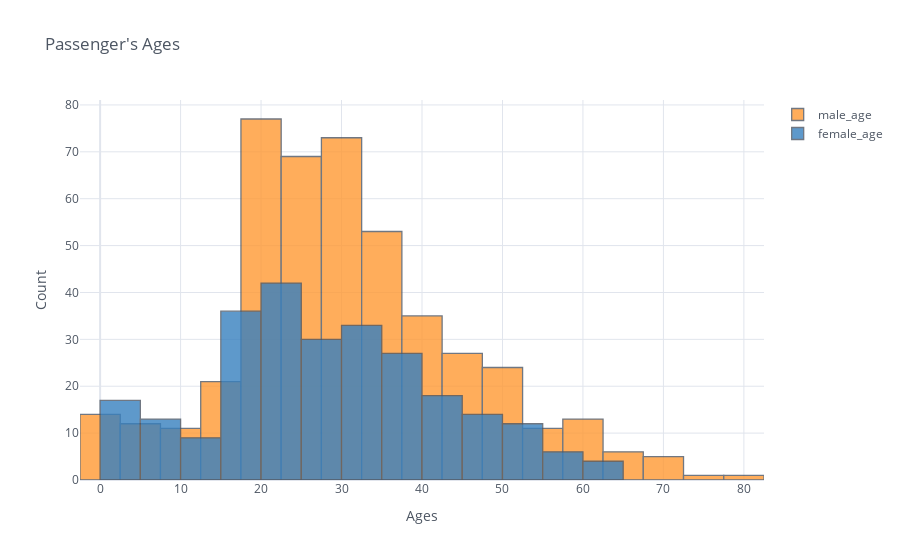

Write notebook code for a chart like this one.
### Code cell
df[["male_age","female_age"]].iplot(kind="histogram", bins=20, theme="white", title="Passenger's Ages",
         xTitle='Ages', yTitle='Count')

### Figure 1 — Plotly figure (JSON) as saved in the notebook; plotly's stock layout.template omitted (floating-point values rounded to 4 significant figures; data arrays with more than 128 entries replaced by an {"elided": "..."} marker saying what was removed)
{"data": [{"histfunc": "count", "histnorm": "", "marker": {"color": "rgba(255, 153, 51, 1.0)", "line": {"color": "#4D5663", "width": 1.3}}, "name": "male_age", "nbinsx": 20, "opacity": 0.8, "orientation": "v", "type": "histogram", "x": {"elided": "891 float values"}}, {"histfunc": "count", "histnorm": "", "marker": {"color": "rgba(55, 128, 191, 1.0)", "line": {"color": "#4D5663", "width": 1.3}}, "name": "female_age", "nbinsx": 20, "opacity": 0.8, "orientation": "v", "type": "histogram", "x": {"elided": "891 float values"}}], "layout": {"barmode": "overlay", "legend": {"bgcolor": "#FFFFFF", "font": {"color": "#4D5663"}}, "paper_bgcolor": "#FFFFFF", "plot_bgcolor": "#FFFFFF", "title": {"font": {"color": "#4D5663"}, "text": "Passenger's Ages"}, "xaxis": {"gridcolor": "#E1E5ED", "showgrid": true, "tickfont": {"color": "#4D5663"}, "title": {"font": {"color": "#4D5663"}, "text": "Ages"}, "zerolinecolor": "#E1E5ED"}, "yaxis": {"gridcolor": "#E1E5ED", "showgrid": true, "tickfont": {"color": "#4D5663"}, "title": {"font": {"color": "#4D5663"}, "text": "Count"}, "zerolinecolor": "#E1E5ED"}}}
